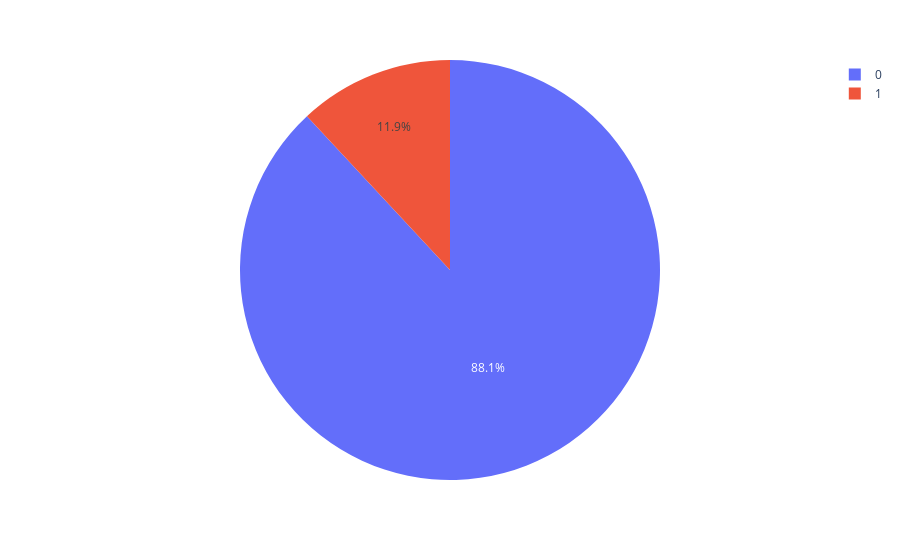

Notebook code cell kept with this figure:
### Markdown cell above
### 3.2.1. Target Variable

### Code cell
px.pie(df3, names='Attrition')

### Figure 1 — Plotly figure (JSON) as saved in the notebook; plotly's stock layout.template omitted (floating-point values rounded to 4 significant figures; data arrays with more than 128 entries replaced by an {"elided": "..."} marker saying what was removed)
{"data": [{"domain": {"x": [0, 1], "y": [0, 1]}, "hovertemplate": "Attrition=%{label}<extra></extra>", "labels": {"elided": "1677 int values"}, "legendgroup": "", "name": "", "showlegend": true, "type": "pie"}], "layout": {"legend": {"tracegroupgap": 0}, "margin": {"t": 60}}}
